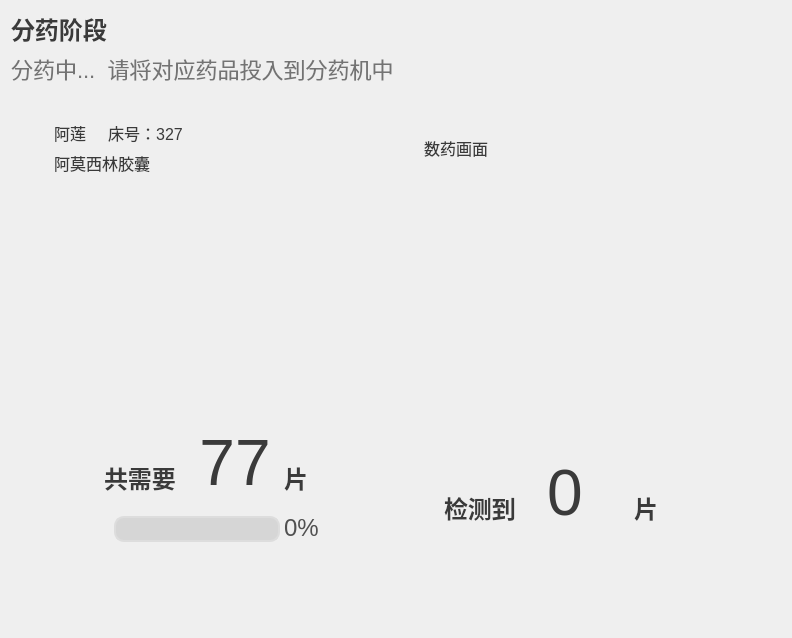
      <widget class="QWidget" name="dispensing_page">
       <layout class="QGridLayout" name="gridLayout_10">
        <item row="5" column="2">
         <spacer name="verticalSpacer_11">
          <property name="orientation">
           <enum>Qt::Vertical</enum>
          </property>
          <property name="sizeHint" stdset="0">
           <size>
            <width>20</width>
            <height>40</height>
           </size>
          </property>
         </spacer>
        </item>
        <item row="3" column="4">
         <spacer name="horizontalSpacer_28">
          <property name="orientation">
           <enum>Qt::Horizontal</enum>
          </property>
          <property name="sizeHint" stdset="0">
           <size>
            <width>37</width>
            <height>20</height>
           </size>
          </property>
         </spacer>
        </item>
        <item row="2" column="3" rowspan="2">
         <layout class="QGridLayout" name="gridLayout_9">
          <item row="0" column="0">
           <widget class="QLabel" name="txt_8">
            <property name="styleSheet">
             <string notr="true">QLabel {
    color: #3A3A3A;
    font-family: &quot;Microsoft YaHei&quot;;
    font-size: 16px;
    font-style: normal;
    font-weight: 400;   /* Normal */
}
</string>
            </property>
            <property name="text">
             <string>数药画面</string>
            </property>
           </widget>
          </item>
          <item row="0" column="1">
           <spacer name="horizontalSpacer_24">
            <property name="orientation">
             <enum>Qt::Horizontal</enum>
            </property>
            <property name="sizeHint" stdset="0">
             <size>
              <width>40</width>
              <height>20</height>
             </size>
            </property>
           </spacer>
          </item>
          <item row="1" column="0" colspan="2">
           <widget class="QLabel" name="img_pillcount_frame">
            <property name="styleSheet">
             <string notr="true">QLabel
{
    min-width: 320px;
    max-width: 320px;
    min-height: 240px;
    max-height: 240px;
}</string>
            </property>
            <property name="text">
             <string/>
            </property>
           </widget>
          </item>
          <item row="2" column="0" colspan="2">
           <widget class="QFrame" name="frame_7">
            <property name="minimumSize">
             <size>
              <width>0</width>
              <height>120</height>
             </size>
            </property>
            <property name="styleSheet">
             <string notr="true">QFrame {
    background: transparent;
}</string>
            </property>
            <property name="frameShape">
             <enum>QFrame::StyledPanel</enum>
            </property>
            <property name="frameShadow">
             <enum>QFrame::Raised</enum>
            </property>
            <widget class="QLabel" name="pills_num_msg_4">
             <property name="geometry">
              <rect>
               <x>210</x>
               <y>60</y>
               <width>41</width>
               <height>41</height>
              </rect>
             </property>
             <property name="styleSheet">
              <string notr="true">QLabel {
    color: #3A3A3A;
    font-family: &quot;Microsoft YaHei&quot;;
    font-size: 24px;
    font-style: normal;
    font-weight: 700;   /* Bold */
}
</string>
             </property>
             <property name="text">
              <string>片</string>
             </property>
            </widget>
            <widget class="QLabel" name="pills_num_msg_3">
             <property name="geometry">
              <rect>
               <x>20</x>
               <y>60</y>
               <width>81</width>
               <height>41</height>
              </rect>
             </property>
             <property name="font">
              <font>
               <family>Microsoft YaHei</family>
               <pointsize>-1</pointsize>
               <italic>false</italic>
               <bold>true</bold>
              </font>
             </property>
             <property name="styleSheet">
              <string notr="true">QLabel {
    color: #3A3A3A;
    font-family: &quot;Microsoft YaHei&quot;;
    font-size: 24px;
    font-style: normal;
    font-weight: 700;   /* Bold */
}
</string>
             </property>
             <property name="text">
              <string>检测到</string>
             </property>
            </widget>
            <widget class="QLabel" name="txt_pillcount_num">
             <property name="geometry">
              <rect>
               <x>60</x>
               <y>30</y>
               <width>162</width>
               <height>71</height>
              </rect>
             </property>
             <property name="styleSheet">
              <string notr="true">QLabel
{
color: #3A3A3A;
text-align: center;
font-family: &quot;Microsoft YaHei&quot;;
font-size: 64px;
font-style: normal;
font-weight: 400;
line-height: normal;
}

</string>
             </property>
             <property name="text">
              <string>0</string>
             </property>
             <property name="alignment">
              <set>Qt::AlignCenter</set>
             </property>
            </widget>
           </widget>
          </item>
         </layout>
        </item>
        <item row="2" column="1" rowspan="2">
         <layout class="QGridLayout" name="gridLayout_8">
          <item row="0" column="0">
           <layout class="QVBoxLayout" name="verticalLayout_6">
            <item>
             <widget class="QLabel" name="txt_patient_info">
              <property name="styleSheet">
               <string notr="true">QLabel {
    color: #3A3A3A;
    font-family: &quot;Microsoft YaHei&quot;;
    font-size: 16px;
    font-style: normal;
    font-weight: 400;   /* Normal */
}
</string>
              </property>
              <property name="text">
               <string>阿莲     床号：327</string>
              </property>
             </widget>
            </item>
            <item>
             <widget class="QLabel" name="txt_current_medicine">
              <property name="styleSheet">
               <string notr="true">QLabel {
    color: #3A3A3A;
    font-family: &quot;Microsoft YaHei&quot;;
    font-size: 16px;
    font-style: normal;
    font-weight: 400;   /* Normal */
}
</string>
              </property>
              <property name="text">
               <string>阿莫西林胶囊</string>
              </property>
             </widget>
            </item>
           </layout>
          </item>
          <item row="0" column="1">
           <spacer name="horizontalSpacer_23">
            <property name="orientation">
             <enum>Qt::Horizontal</enum>
            </property>
            <property name="sizeHint" stdset="0">
             <size>
              <width>40</width>
              <height>20</height>
             </size>
            </property>
           </spacer>
          </item>
          <item row="1" column="0" colspan="2">
           <widget class="QLabel" name="img_current_medicine">
            <property name="styleSheet">
             <string notr="true">QLabel
{
    min-width: 320px;
    max-width: 320px;
    min-height: 240px;
    max-height: 240px;
}</string>
            </property>
            <property name="text">
             <string/>
            </property>
            <property name="pixmap">
             <pixmap resource="images.qrc">:/images/img_medicine_placeholder.png</pixmap>
            </property>
            <property name="scaledContents">
             <bool>true</bool>
            </property>
            <property name="alignment">
             <set>Qt::AlignBottom|Qt::AlignHCenter</set>
            </property>
           </widget>
          </item>
          <item row="2" column="0" colspan="2">
           <widget class="QFrame" name="frame_6">
            <property name="minimumSize">
             <size>
              <width>40</width>
              <height>120</height>
             </size>
            </property>
            <property name="styleSheet">
             <string notr="true">QFrame {
    background: transparent;
}
</string>
            </property>
            <property name="frameShape">
             <enum>QFrame::StyledPanel</enum>
            </property>
            <property name="frameShadow">
             <enum>QFrame::Raised</enum>
            </property>
            <widget class="QLabel" name="pills_num_msg_1">
             <property name="geometry">
              <rect>
               <x>50</x>
               <y>30</y>
               <width>81</width>
               <height>41</height>
              </rect>
             </property>
             <property name="font">
              <font>
               <family>Microsoft YaHei</family>
               <pointsize>-1</pointsize>
               <italic>false</italic>
               <bold>true</bold>
              </font>
             </property>
             <property name="styleSheet">
              <string notr="true">QLabel {
    color: #3A3A3A;
    font-family: &quot;Microsoft YaHei&quot;;
    font-size: 24px;
    font-style: normal;
    font-weight: 700;   /* Bold */
}
</string>
             </property>
             <property name="text">
              <string>共需要</string>
             </property>
            </widget>
            <widget class="QProgressBar" name="progressBar_current_medicine">
             <property name="geometry">
              <rect>
               <x>60</x>
               <y>89</y>
               <width>166</width>
               <height>26</height>
              </rect>
             </property>
             <property name="styleSheet">
              <string notr="true">QProgressBar {
    border: 2px solid #ddd;
    border-radius: 10px;  /* 稍微大一点的圆角 */
    background-color: hsla(0, 0%, 84%, 1);
    text-align: center;
    padding: 1px;  /* 内边距 */
}

QProgressBar::chunk {
    background-color: hsla(165, 33%, 62%, 1);
    border-radius: 7px;  /* 比外框小2px */
    margin: 1px;  /* 与padding配合使用 */
}</string>
             </property>
             <property name="value">
              <number>0</number>
             </property>
             <property name="textVisible">
              <bool>false</bool>
             </property>
            </widget>
            <widget class="QLabel" name="txt_pills_num_needed">
             <property name="geometry">
              <rect>
               <x>100</x>
               <y>0</y>
               <width>162</width>
               <height>71</height>
              </rect>
             </property>
             <property name="styleSheet">
              <string notr="true">QLabel
{
color: #3A3A3A;
text-align: center;
font-family: &quot;Microsoft YaHei&quot;;
font-size: 64px;
font-style: normal;
font-weight: 400;
line-height: normal;
}

</string>
             </property>
             <property name="text">
              <string>77</string>
             </property>
             <property name="alignment">
              <set>Qt::AlignCenter</set>
             </property>
            </widget>
            <widget class="QLabel" name="txt_current_medicine_percentage">
             <property name="geometry">
              <rect>
               <x>230</x>
               <y>80</y>
               <width>61</width>
               <height>41</height>
              </rect>
             </property>
             <property name="styleSheet">
              <string notr="true">QLabel
{
color: #515151;
font-family: &quot;Microsoft YaHei&quot;;
font-size: 24px;
font-style: normal;
font-weight: 400;
line-height: normal;
}</string>
             </property>
             <property name="text">
              <string>0%</string>
             </property>
            </widget>
            <widget class="QLabel" name="pills_num_msg_2">
             <property name="geometry">
              <rect>
               <x>230</x>
               <y>30</y>
               <width>31</width>
               <height>41</height>
              </rect>
             </property>
             <property name="styleSheet">
              <string notr="true">QLabel {
    color: #3A3A3A;
    font-family: &quot;Microsoft YaHei&quot;;
    font-size: 24px;
    font-style: normal;
    font-weight: 700;   /* Bold */
}
</string>
             </property>
             <property name="text">
              <string>片</string>
             </property>
            </widget>
           </widget>
          </item>
         </layout>
        </item>
        <item row="0" column="0" colspan="4">
         <layout class="QHBoxLayout" name="horizontalLayout_9">
          <item>
           <layout class="QVBoxLayout" name="verticalLayout_7">
            <item>
             <widget class="QLabel" name="txt_6">
              <property name="styleSheet">
               <string notr="true">QLabel {
    color: #3A3A3A;
    font-family: &quot;Microsoft YaHei&quot;;
    font-size: 24px;
    font-style: normal;
    font-weight: 700;   /* Bold */
}
</string>
              </property>
              <property name="text">
               <string>分药阶段</string>
              </property>
             </widget>
            </item>
            <item>
             <widget class="QLabel" name="txt_7">
              <property name="styleSheet">
               <string notr="true">QLabel {
    color: #737373;
    font-family: &quot;Microsoft YaHei&quot;;
    font-size: 22px;
    font-style: normal;
    font-weight: 400;   /* Normal */
}
</string>
              </property>
              <property name="text">
               <string>分药中...  请将对应药品投入到分药机中</string>
              </property>
             </widget>
            </item>
           </layout>
          </item>
          <item>
           <spacer name="horizontalSpacer_25">
            <property name="orientation">
             <enum>Qt::Horizontal</enum>
            </property>
            <property name="sizeHint" stdset="0">
             <size>
              <width>40</width>
              <height>20</height>
             </size>
            </property>
           </spacer>
          </item>
         </layout>
        </item>
        <item row="2" column="0">
         <spacer name="horizontalSpacer_27">
          <property name="orientation">
           <enum>Qt::Horizontal</enum>
          </property>
          <property name="sizeHint" stdset="0">
           <size>
            <width>37</width>
            <height>20</height>
           </size>
          </property>
         </spacer>
        </item>
        <item row="4" column="2">
         <spacer name="verticalSpacer_14">
          <property name="orientation">
           <enum>Qt::Vertical</enum>
          </property>
          <property name="sizeHint" stdset="0">
           <size>
            <width>20</width>
            <height>40</height>
           </size>
          </property>
         </spacer>
        </item>
        <item row="1" column="2">
         <spacer name="verticalSpacer_12">
          <property name="orientation">
           <enum>Qt::Vertical</enum>
          </property>
          <property name="sizeHint" stdset="0">
           <size>
            <width>20</width>
            <height>30</height>
           </size>
          </property>
         </spacer>
        </item>
        <item row="2" column="2">
         <spacer name="horizontalSpacer_26">
          <property name="orientation">
           <enum>Qt::Horizontal</enum>
          </property>
          <property name="sizeHint" stdset="0">
           <size>
            <width>38</width>
            <height>20</height>
           </size>
          </property>
         </spacer>
        </item>
       </layout>
      </widget>
